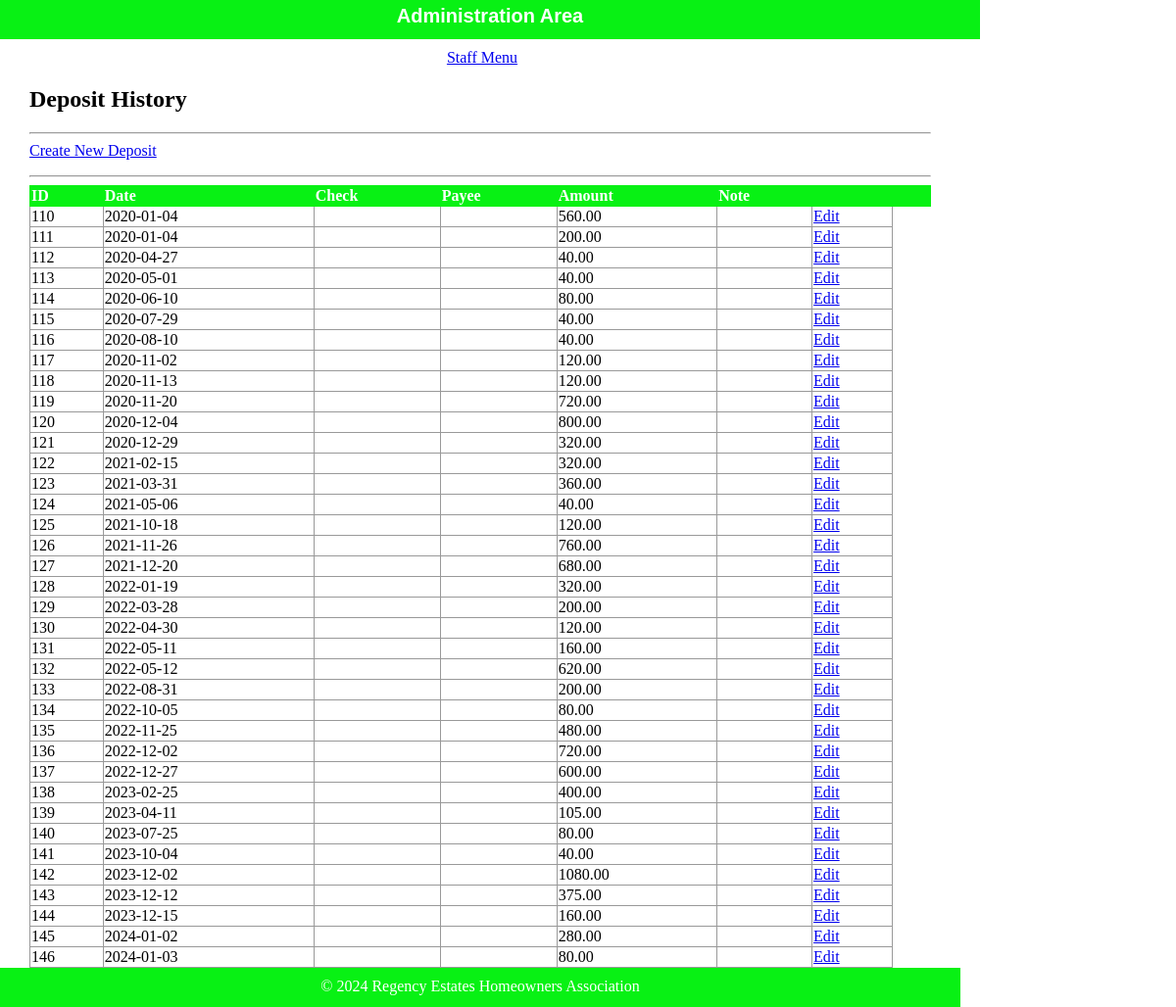
Page /html/public/staff/deposits/index.php on the earlier database version.
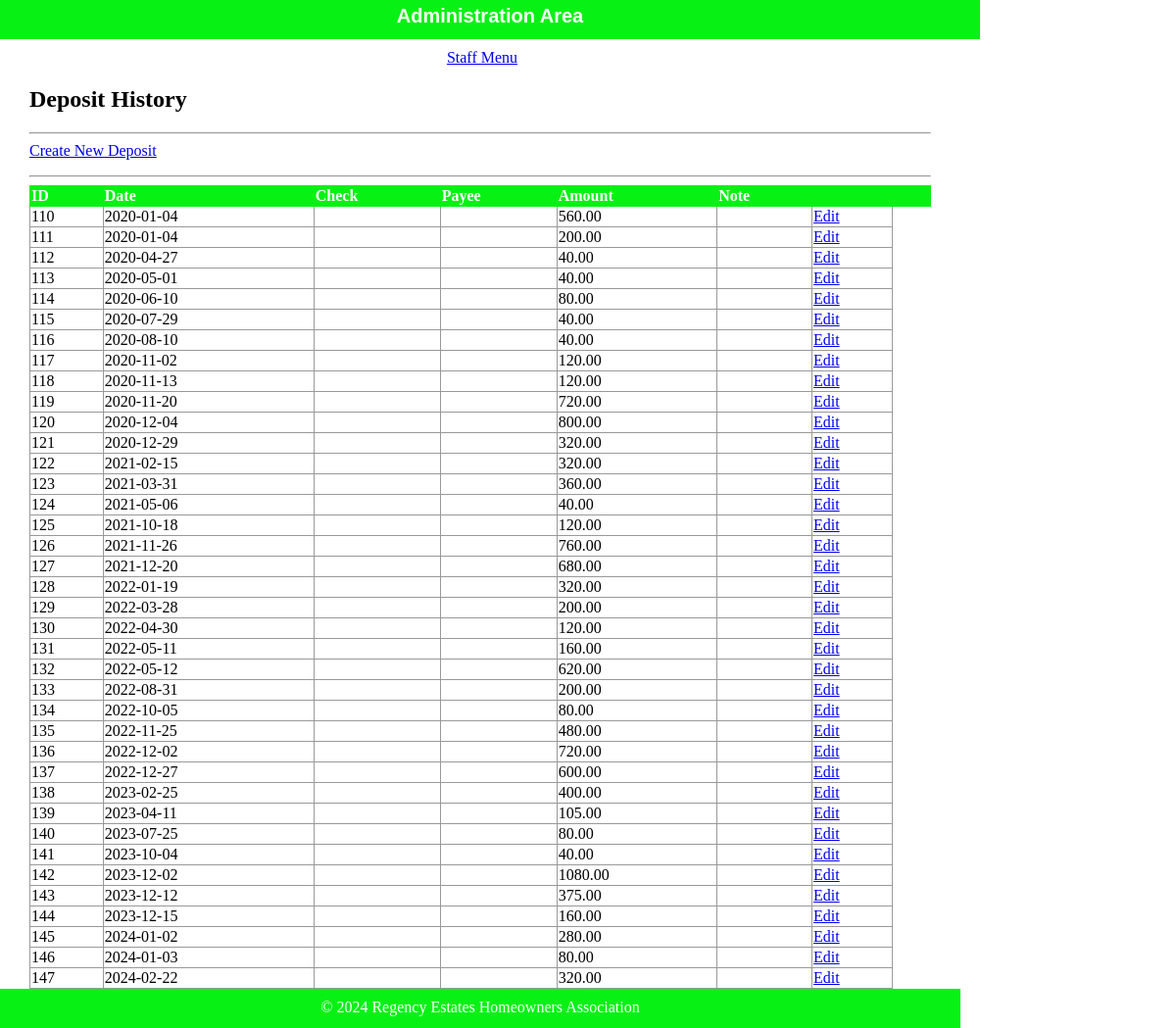
Same page on the later database version.
### tables this page shows
CREATE TABLE `deposit` (
  `id` int(11) NOT NULL,
  `fk_cat_id` int(11) DEFAULT NULL,
  `dt` date DEFAULT NULL,
  `is_reconciled` tinyint(1) DEFAULT NULL,
  `amount` decimal(10,2) DEFAULT NULL,
  `note` varchar(50) DEFAULT NULL,
  `ck_no` int(11) DEFAULT NULL,
  `payee` varchar(50) DEFAULT NULL
);

### html/private/functions.php (called while the page is built, shortened)
<?php
function url_for($script_path)
{
    if ($script_path[0] != '/')
    {
        $script_path = "/" . $script_path;
    }
    return WWW_ROOT . $script_path;
}
function htmlsc($string = "")
{
    return htmlspecialchars($string);
}
?>

### html/private/query_functions.php (called while the page is built, shortened)
<?php
  function find_all_deposits() {
    global $db;
    $sql = "SELECT * FROM deposit WHERE dt >= '2020-01-01' ORDER BY dt";
    $result = mysqli_query($db, $sql);
    return $result;
  }
?>

### html/public/staff/deposits/index.php (the view, shortened to what this page needs)
<?php $subject_set = find_all_deposits(); ?>
<?php include(SHARED_PATH . '/header.php'); ?>
    <div id="content">
        <div id="regency-menu">
            <h2>Deposit History</h2>
            <hr />
            <div class="actions">
                <a class="action" href="<?php echo url_for('/staff/deposits/index.php'); ?>">Create New Deposit</a>
            </div>
            <hr />
            <table class="list">
                <tr>
                    <th>ID</th>
                    <th>Date</th>
                    <th>Check</th>
                    <th>Payee</th>
                    <th>Amount</th>
                    <th>Note</th>
                    <th>&nbsp</th>
                    <th>&nbsp</th>
                    <th>&nbsp</th>
                </tr>
                <?php while($subject = mysqli_fetch_assoc($subject_set)) { ?>
                    <tr>
                        <td><?php echo htmlsc($subject['id']); ?></td>
                        <td><?php echo htmlsc($subject['dt']); ?></td>
                        <td><?php echo htmlsc($subject['ck_no']); ?></td>
                        <td><?php echo htmlsc($subject['payee']); ?></td>
                        <td><?php echo htmlsc($subject['amount']); ?></td>
                        <td><?php echo htmlsc($subject['note']); ?></td>
                        <td><a class="action" href="<?php echo url_for('/staff/subjects/show.php?id=' . htmlsc(urlencode($subject['id']))); ?>">Edit</a></td>
                    </tr>
                <?php } ?>
            </table>
        </div>
    </div>
<?php include(SHARED_PATH . '/footer.php'); ?>

Differences in the rows shown:
added deposit: id "147", dt "2024-02-22", amount "320.00"
